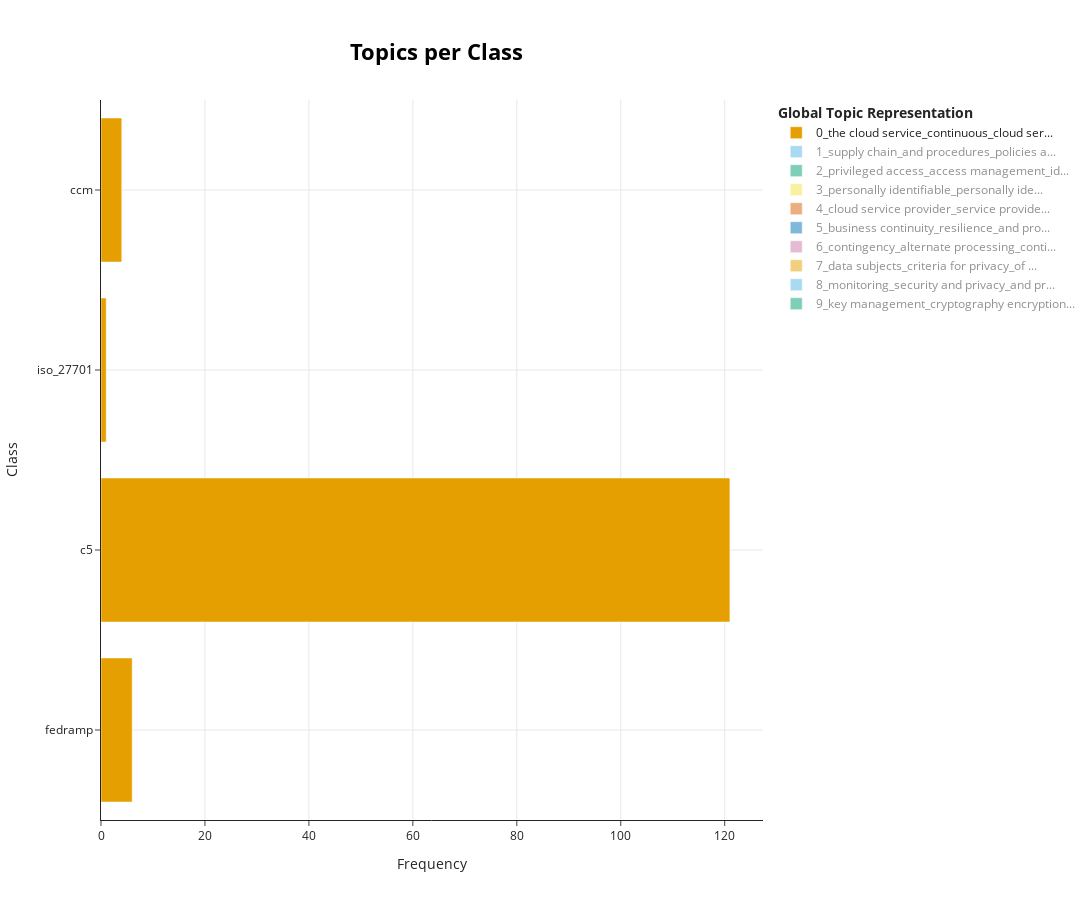

This figure's notebook cell:
### Markdown cell above
***

### Code cell
# inspect topics per document (e.g., FedRAMP). not sure this is displaying right? can check with pivot tables
# topics per class
classes = np.array(df_merged['document'])

# Create topic model and calculate topics per class
# topic_model = BERTopic()
# topic_model = BERTopic(embedding_model=finetuned_model,  
#                        verbose=True,
#                        n_gram_range=(1, 3),
#                        min_topic_size=5,
#                        calculate_probabilities=True,
#                        representation_model=representation_model)
# topics, probs = topic_model.fit_transform(docs)
topics_per_class = topic_model.topics_per_class(docs, classes=classes)
topic_model.visualize_topics_per_class(topics_per_class)

### Figure 1 — Plotly figure (JSON) as saved in the notebook; plotly's stock layout.template omitted (floating-point values rounded to 4 significant figures)
{"data": [{"hoverinfo": "text", "hovertext": ["<b>Topic 0</b><br>Words: event types, pm, criterion, event logging, of the", "<b>Topic 0</b><br>Words: the cloud service, cloud service, provider, service provider, cloud service provider", "<b>Topic 0</b><br>Words: minimization, the identified purpose, minimization objectives, data minimization, de identified", "<b>Topic 0</b><br>Words: csc, cloud service, provider, cloud service provider, service provider"], "marker": {"color": "#E69F00"}, "name": "0_the cloud service_continuous_cloud ser...", "orientation": "h", "type": "bar", "visible": true, "x": [6, 121, 1, 4], "y": ["fedramp", "c5", "iso_27701", "ccm"]}, {"hoverinfo": "text", "hovertext": ["<b>Topic 1</b><br>Words: training and awareness, being provided should, the training is, and awareness shall, subject to timely", "<b>Topic 1</b><br>Words: risk monitoring, monitoring risk monitoring, effectiveness monitoring, organizational position descriptions, risk response measures", "<b>Topic 1</b><br>Words: supply chain, and procedures, policies and procedures, policies and, audit"], "marker": {"color": "#56B4E9"}, "name": "1_supply chain_and procedures_policies a...", "orientation": "h", "type": "bar", "visible": "legendonly", "x": [1, 2, 44], "y": ["eu_coc", "fedramp", "ccm"]}, {"hoverinfo": "text", "hovertext": ["<b>Topic 2</b><br>Words: hardcopy materials, where hardcopy materials, materials are destroyed, hardcopy materials control, hardcopy materials are", "<b>Topic 2</b><br>Words: objectives and what, organization shall define, information minimization objectives, document data minimization, information minimization", "<b>Topic 2</b><br>Words: privileged access, access management, identity access, identity access management, processes procedures and", "<b>Topic 2</b><br>Words: hardcopy materials, where hardcopy materials, materials are destroyed, hardcopy materials control, hardcopy materials are"], "marker": {"color": "#009E73"}, "name": "2_privileged access_access management_id...", "orientation": "h", "type": "bar", "visible": "legendonly", "x": [1, 1, 40, 1], "y": ["iso_27018", "iso_27701", "ccm", "iso_27002"]}, {"hoverinfo": "text", "hovertext": ["<b>Topic 3</b><br>Words: personally identifiable, personally identifiable information, identifiable information, identifiable, the organization shall"], "marker": {"color": "#F0E442"}, "name": "3_personally identifiable_personally ide...", "orientation": "h", "type": "bar", "visible": "legendonly", "x": [32], "y": ["iso_27701"]}, {"hoverinfo": "text", "hovertext": ["<b>Topic 4</b><br>Words: cloud service provider, service provider, cloud service, service provider shall, customer personal data"], "marker": {"color": "#D55E00"}, "name": "4_cloud service provider_service provide...", "orientation": "h", "type": "bar", "visible": "legendonly", "x": [29], "y": ["eu_coc"]}, {"hoverinfo": "text", "hovertext": ["<b>Topic 5</b><br>Words: business continuity, resilience, and procedures, operational resilience, policies and procedures"], "marker": {"color": "#0072B2"}, "name": "5_business continuity_resilience_and pro...", "orientation": "h", "type": "bar", "visible": "legendonly", "x": [22], "y": ["ccm"]}, {"hoverinfo": "text", "hovertext": ["<b>Topic 6</b><br>Words: contingency, alternate processing, contingency planning, alternate processing site, telecommunications services"], "marker": {"color": "#CC79A7"}, "name": "6_contingency_alternate processing_conti...", "orientation": "h", "type": "bar", "visible": "legendonly", "x": [21], "y": ["fedramp"]}, {"hoverinfo": "text", "hovertext": ["<b>Topic 7</b><br>Words: data subjects, criteria for privacy, of personal information, objectives related to, to privacy"], "marker": {"color": "#E69F00"}, "name": "7_data subjects_criteria for privacy_of ...", "orientation": "h", "type": "bar", "visible": "legendonly", "x": [20], "y": ["soc2"]}, {"hoverinfo": "text", "hovertext": ["<b>Topic 8</b><br>Words: monitoring, security and privacy, and privacy, security and, the system", "<b>Topic 8</b><br>Words: the entity, system changes, process is, process is in, is in place", "<b>Topic 8</b><br>Words: or percentage of, or percentage, count or, count or percentage, percentage of"], "marker": {"color": "#56B4E9"}, "name": "8_monitoring_security and privacy_and pr...", "orientation": "h", "type": "bar", "visible": "legendonly", "x": [13, 2, 4], "y": ["fedramp", "soc2", "ccm"]}, {"hoverinfo": "text", "hovertext": ["<b>Topic 9</b><br>Words: key management, cryptography encryption, encryption key management, cryptography encryption key, management system"], "marker": {"color": "#009E73"}, "name": "9_key management_cryptography encryption...", "orientation": "h", "type": "bar", "visible": "legendonly", "x": [18], "y": ["ccm"]}], "layout": {"height": 900, "hoverlabel": {"bgcolor": "white", "font": {"family": "Rockwell", "size": 16}}, "legend": {"title": {"text": "<b>Global Topic Representation"}}, "title": {"font": {"color": "Black", "size": 22}, "text": "<b>Topics per Class</b>", "x": 0.4, "xanchor": "center", "y": 0.95, "yanchor": "top"}, "width": 1250, "xaxis": {"showgrid": true, "title": {"text": "Frequency"}}, "yaxis": {"showgrid": true, "title": {"text": "Class"}}}}
